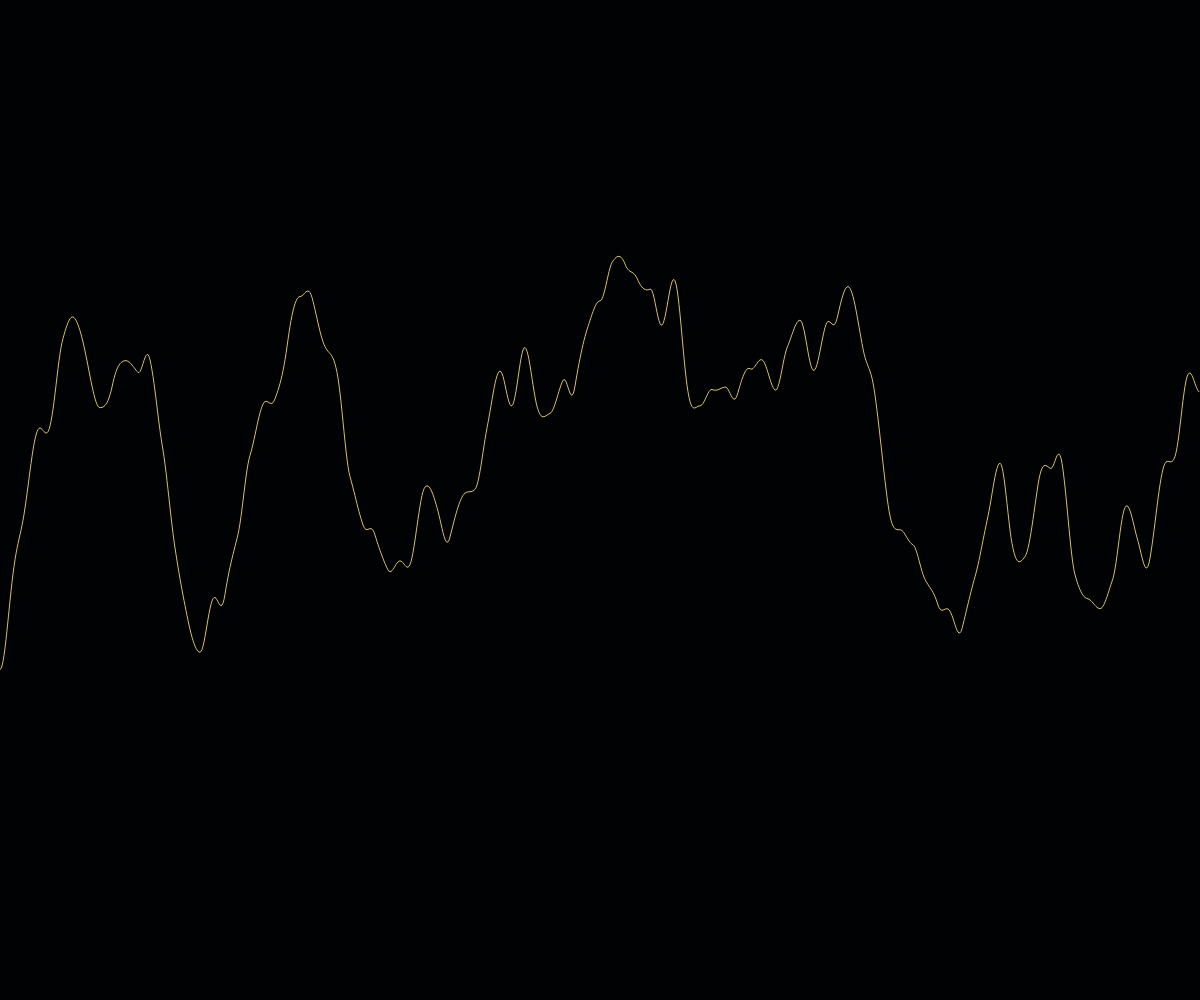
Frame 1 (no input)
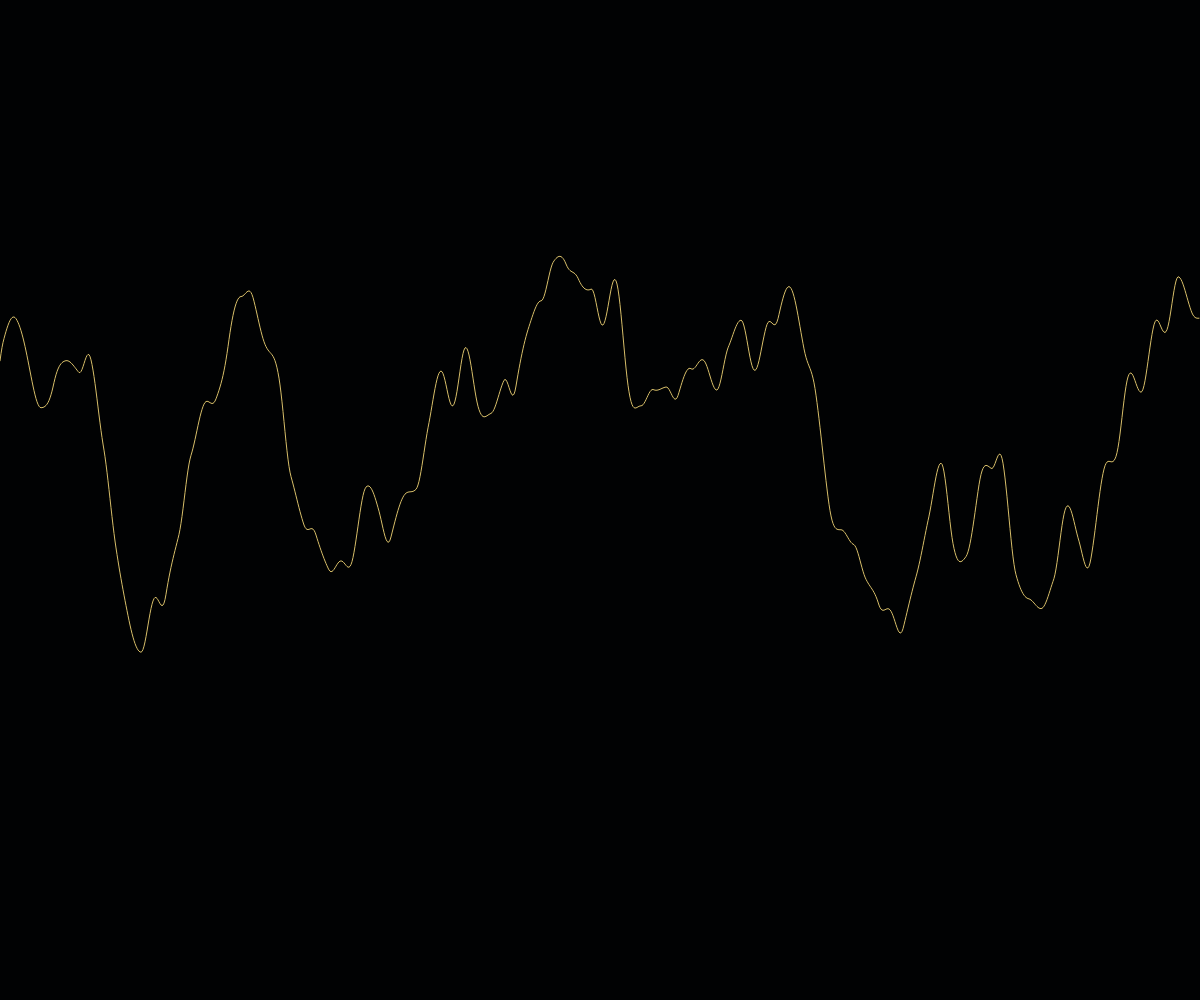
Frame 60 (no input)
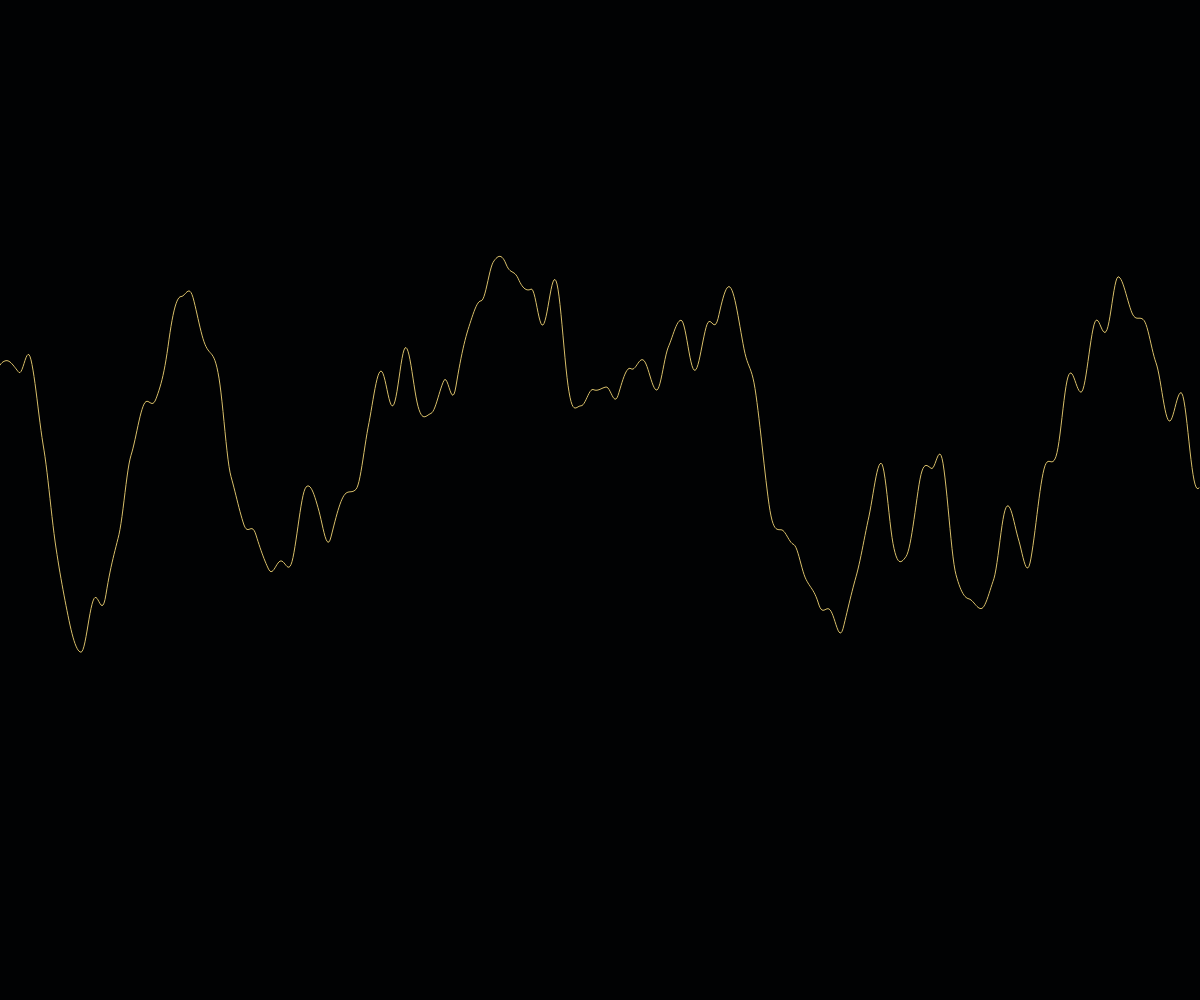
Frame 120 (the mouse pressed at the canvas centre since frame 60)

The p5.js sketch that drew these frames (run headless with seeded random() and noise() and a simulated clock; from frame 60 on, the mouse is pressed at the canvas centre):

// p5.js sketch
// ── sketch.js
let inc=0.01;
let start=0;

function setup() {
  createCanvas(windowWidth, windowHeight);
}

function draw() {
  background('#010203');
  stroke('rgb(215, 190, 105)');
  noFill();
  beginShape();
  var xoff=start;
  for(var x=0; x<width;x++){
  
  stroke('rgb(215, 190, 105)');
   
    var y=noise(xoff)*height;
  
    vertex(x,y);
    xoff+=inc;
  }
  endShape();
  start+=inc;
}
